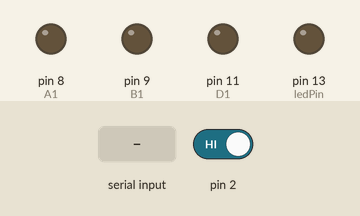
Recording of a sketch running on a simulated Arduino Uno, built with avr-gcc and run on an emulated ATmega328P. Parts: output pins drawn as LEDs (lit = HIGH). Inputs (shaded band) come from the test bench; at power-on: pin 2 HIGH. Pins used as bus, display or sensor lines are not drawn; what the sketch prints to the serial monitor is not drawn.

Above: at 1.2 s.
1.3 s: "90,45\n" received over Serial
At 2.8 s:
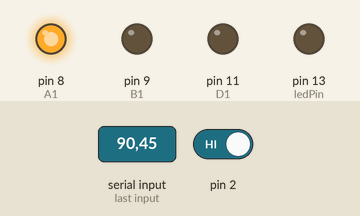
4.3 s: pin 2 driven LOW
At 4.8 s:
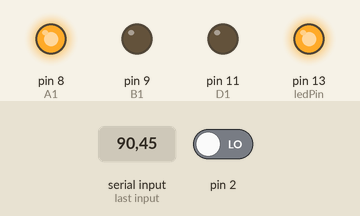
5.8 s: "30,150\n" received over Serial
At 5.96 s:
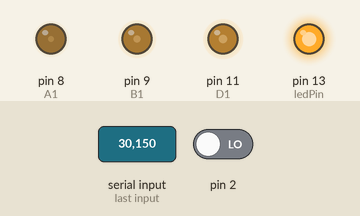
8.8 s: "2\n" received over Serial
At 9.43 s:
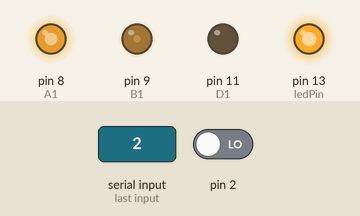
11.8 s: "4\n" received over Serial
At 13.0 s:
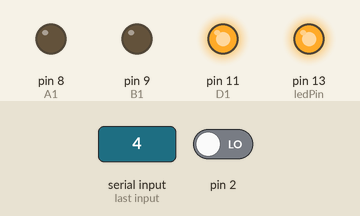
13.3 s: "0\n" received over Serial
At 13.8 s:
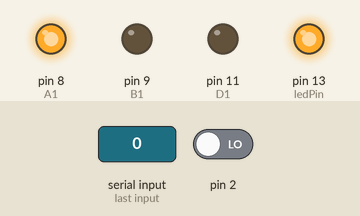
Timing chart, 0 to 15.8 s (numbered marks = the images above; inputs shaded):
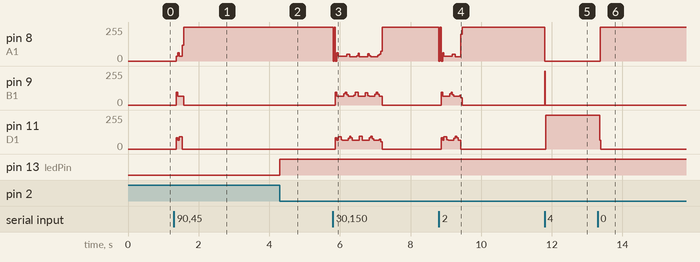

The sketch:

hardware_arduino.ino
```cpp
/******************************************************************************
----------------本例程仅供学习使用，未经作者允许，不得用于其他用途。-----------
------------------------版权所有，仿冒必究！-----------------------------------
----------------1.开发环境:Arduino IDE-----------------------------------------
----------------2.测试使用开发板型号：Arduino Leonardo or Arduino UNO R3-------
----------------3.单片机使用晶振：16M------------------------------------------
----------------4.淘宝网址：Ilovemcu.taobao.com--------------------------------
----------------------------epic-mcu.taobao.com--------------------------------
----------------5.作者：神秘藏宝室---------------------------------------------
******************************************************************************/
#include <Arduino.h>
#include <MsTimer2.h>               //定时器库的 头文件
//#define DEBUG
#define PRODUCT
/******************************************************************************
 * bu jin dianji code
 *
 ******************************************************************************/
#define A1 8			//引脚命名
#define B1 9
#define C1 10
#define D1 11

#define delayTime (5)            // ting dun shi jian
#define upperLimit (64)           // xin hao shang xian

const int upper = 64 / 2;
int currentPercent = 100;
int newPercent = 150;
int flag = -1;

/******************************************************************************
 * chuankou lanya code
 *
 ******************************************************************************/
String inputString = "";         // a string to hold incoming data
boolean stringComplete = false;  // whether the string is complete

/******************************************************************************
 * infrare tube and timer
 ******************************************************************************/
int ledPin = 13;
int hasDrop = 0;
unsigned long startTime = 0;
unsigned long intervalTime;
unsigned long endTime = 0;
volatile int state = LOW;
#define TIMEOUT (2000)

void setup()
{
        /* bujin dianji */
	pinMode(A1,OUTPUT);		//设置引脚为输出引脚
	pinMode(B1,OUTPUT);
	pinMode(C1,OUTPUT);
	pinMode(D1,OUTPUT);
        /* lanya chuankou */
        Serial.begin(9600);
        /* led */
        pinMode(ledPin, OUTPUT);
        // infrare tube interrupt
        attachInterrupt(0, blink, FALLING);//当int.0电平改变时,触发中断函数blink
        // timer interrupt
        MsTimer2::set(TIMEOUT, printDropSpeed);        // 中断设置函数，每 2000ms 进入一次中断
        MsTimer2::start();                //开始计时
}

void loop()
{
      digitalWrite(ledPin, state);
}

void motorRun(int new_percent)
{
      int need2Rotate = new_percent - currentPercent;
      float loopNum = (float)need2Rotate / 50.0 * (float)upper;
#ifdef DEBUG
      Serial.print("loopNum:");
      Serial.print(loopNum);
      Serial.print("\r\n");
#endif
      if (need2Rotate>0)
      {
           for (int i=0;i<(int)loopNum;++i)
           {
           rotate_closeWise(8);
           }
      }
      else if (need2Rotate<0)
      {
        for (int i=0;i<int(abs(loopNum));++i)
         {
           rotate_counterCloseWise(8);
         }
      }
      else if (need2Rotate==0)
      {

      }
      currentPercent = new_percent;
}

/* uart interrupt code */
void serialEvent() {
  while (Serial.available()) {
    // get the new byte:
    char inChar = (char)Serial.read();
    // add it to the inputString:
    inputString += inChar;
    // if the incoming character is a newline, set a flag
    // so the main loop can do something about it:
    if (inChar == '\n')
    {
      stringComplete = true;
    }
    if (stringComplete)
    {
      String Msg = inputString.substring(0, Msg.length());
      newPercent = Msg.toInt();
#ifdef DEBUG
      Serial.println(newPercent);
#endif
      /* run the motor */
      motorRun(newPercent);
      // clear the string:
      inputString = "";
      stringComplete = false;
    }
  }
}

void blink()//中断函数
{
    state = !state;
    endTime = millis();
    intervalTime = endTime - startTime;
    startTime = endTime;
    hasDrop = 1;
}

void printDropSpeed()
{
    if (hasDrop)
    {
        float dropSpeed = 1000.0 / (float)intervalTime;
#ifdef DEBUG
        Serial.print("speed:");
        Serial.print(dropSpeed);
        Serial.println("drop/s");
#else
        Serial.print(dropSpeed);
#endif
        hasDrop = 0;
    }
    else
    {
        // no drop, send message, alarming
#ifdef DEBUG
        Serial.println("speed:0drop/s");
#else
        Serial.print("0");
#endif
    }
}


void Phase_A()
{
	digitalWrite(A1,HIGH);		//A1引脚高电平
	digitalWrite(B1,LOW);
	digitalWrite(C1,LOW);
	digitalWrite(D1,LOW);
}

void Phase_B()
{
	digitalWrite(A1,LOW);
	digitalWrite(B1,HIGH);		//B1引脚高电平
	digitalWrite(C1,LOW);
	digitalWrite(D1,LOW);
}

void Phase_C()
{
	digitalWrite(A1,LOW);
	digitalWrite(B1,LOW);
	digitalWrite(C1,HIGH);		//C1引脚高电平
	digitalWrite(D1,LOW);
}

void Phase_D()
{
	digitalWrite(A1,LOW);
	digitalWrite(B1,LOW);
	digitalWrite(C1,LOW);
	digitalWrite(D1,HIGH);		//D1引脚高电平
}

void rotate_closeWise(int numbers)
{
        Phase_A();
        delay(delayTime);
        if (numbers==1) return;

        Phase_A();
        Phase_B();
        delay(delayTime);
        if (numbers==2) return;

        Phase_B();
        delay(delayTime);
        if (numbers==3) return;

        Phase_B();
        Phase_C();
        delay(delayTime);
        if (numbers==4) return;

        Phase_C();
        delay(delayTime);
        if (numbers==5) return;

        Phase_C();
        Phase_D();
        delay(delayTime);
        if (numbers==6) return;

        Phase_D();
        delay(delayTime);
        if (numbers==7) return;

        Phase_A();
        Phase_D();
}

void rotate_counterCloseWise(int numbers)
{
        Phase_A();
        Phase_D();
        if (numbers==1) return;

        Phase_D();
        delay(delayTime);
        if (numbers==2) return;

        Phase_C();
        Phase_D();
        delay(delayTime);
        if (numbers==3) return;

        Phase_C();
        delay(delayTime);
        if (numbers==4) return;

        Phase_B();
        Phase_C();
        delay(delayTime);
        if (numbers==5) return;

        Phase_B();
        delay(delayTime);
        if (numbers==6) return;

        Phase_A();
        Phase_B();
        delay(delayTime);
        if (numbers==7) return;

        Phase_A();
        delay(delayTime);
}
```

Measured:
- after the input at 1.3 s, pin 8 (A1): 0/255 → 36/255 after 0.07 s, → 255/255 0.16 s later; pin 9 (B1): 0/255 → 66/255 after 0.07 s, → 0/255 0.20 s later; pin 11 (D1): 0/255 → 91/255 after 0.07 s, → 0/255 0.16 s later
- after the input at 4.3 s, pin 13 (ledPin): LOW → HIGH at once
- after the input at 11.8 s, pin 8 (A1): 255/255 → 0/255 at once; pin 9 (B1): 0/255 → 255/255 at once, → 0/255 0.01 s later; pin 11 (D1): 0/255 → 255/255 at once
- after the input at 13.3 s, pin 8 (A1): 0/255 → 255/255 after 0.07 s; pin 11 (D1): 255/255 → 0/255 after 0.05 s
